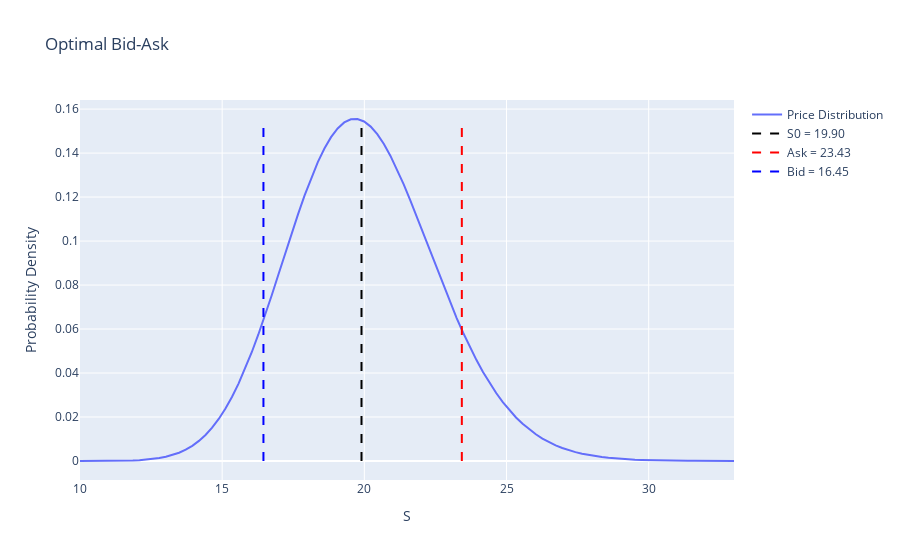

Notebook source saved alongside this figure:
### Code cell
Bid_Ask(S, S0, ask, bid, ear)
